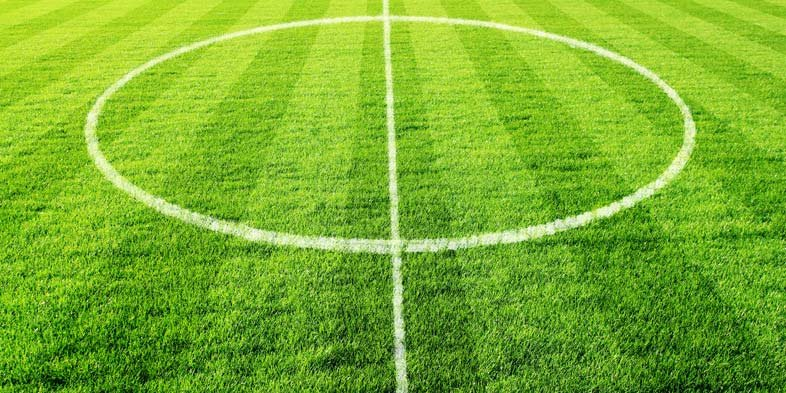
#> input picture aula-1-introducao-visao-computacional/desafio-1/imagens/futebol.jpg, 786 x 393 px
$ jupyter execute main.ipynb
#> lines starting #> are read from the running program, lines starting #| are printed output that depends on the picture; long printed decimals are rounded
[cell 1]
import cv2

[cell 2]
imagem = cv2.imread("../desafio-1/imagens/futebol.jpg", cv2.IMREAD_COLOR)
#> imagem is the input picture: shape (393, 786, 3); mean B, G, R 44.2, 175.4, 121.3

[cell 3]
r, g, b = cv2.split(imagem)
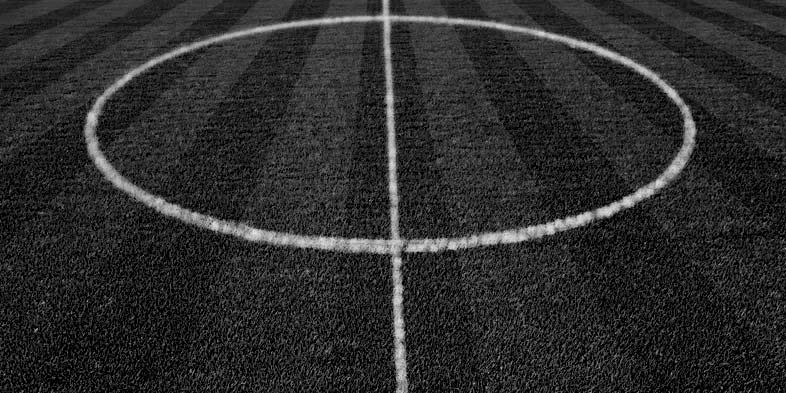
#> r: shape (393, 786); min 0, max 233, mean 44.2
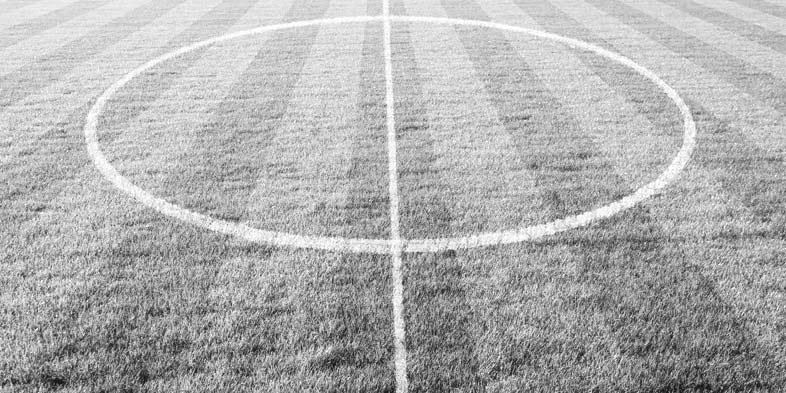
#> g: shape (393, 786); min 13, max 255, mean 175.4
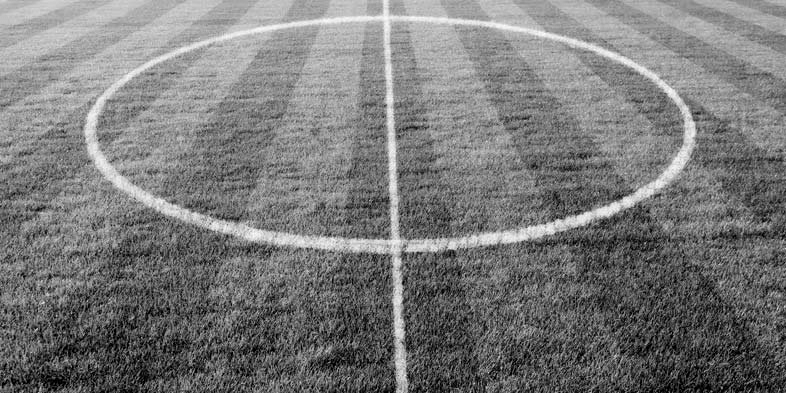
#> b: shape (393, 786); min 0, max 255, mean 121.3

[cell 4]
colors = []

colors.append(r.mean())
colors.append(g.mean())
colors.append(b.mean())

[cell 5]
color_name = ["Vermelho","Verde","Azul"]

colors.index(max(colors))
#> Out = 1

[cell 6]
print(color_name[colors.index(max(colors))])
#| Verde

[cell 7]
print(r.mean())
#| 44.151
print(g.mean())
#| 175.430
print(b.mean())
#| 121.270
